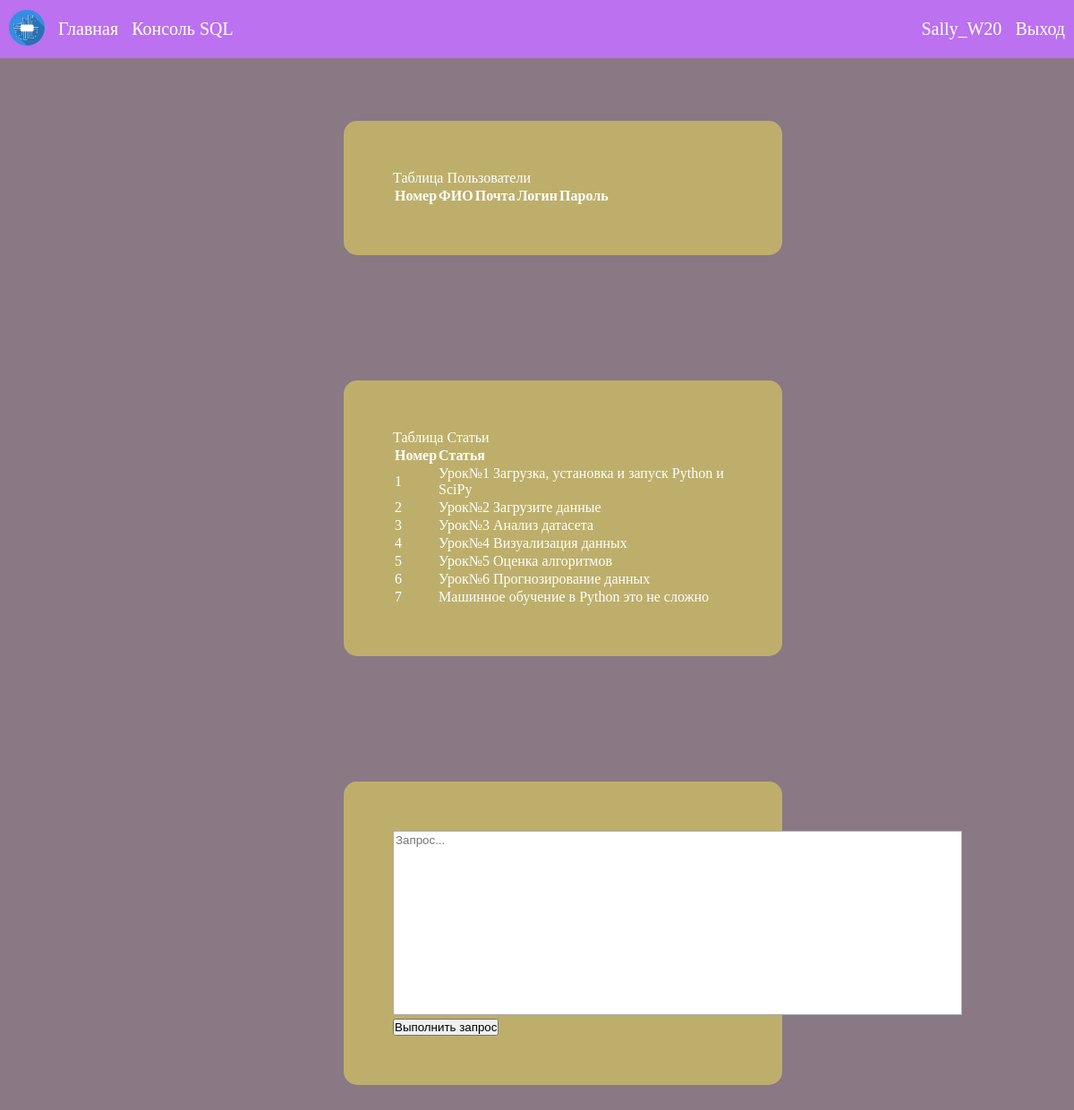
Page /console.php (signed in) on the committed database.
### tables this page shows
create table state(
id int primary key auto_increment not null,
title varchar(100) not null
);

### console.php (the view, shortened to what this page needs)
<!DOCTYPE html>
<html lang="ru">
<head>
    <link rel="stylesheet" href="CSS/style.css">
    <link rel="stylesheet" href="CSS/main.css">
    <link rel="stylesheet" href="CSS/block.css">
</head>
<body>
<div class="header">
    <div class="header__section">
        <div><a href="index.php"><img class="logo" src="img/logo.png" alt="Машинное обучение"/></a></div>
        <div class="header__item headerButton"><a class="panel" href="admin.php">Главная</a></div>
        <div class="header__item headerButton"><a class="panel" href="console.php">Консоль SQL</a></div>
    </div>
    <div class="header__section">
        <?php
        if (isset($_SESSION['login'])) {
            $login = $_SESSION['login'];
        ?>
            <div class="header__item headerButton">
                <a class="panel">
                    <?php echo $login;?>
                </a>
            </div>
            <div class="header__item headerButton">
                <a href='logout.php' class='panel'>
                    Выход
                </a>
            </div>
        <?php } ?>
    </div>
</div>
<main>
    <div class="features">
        <div class="block">
            <?php
                $conn = new mysqli("localhost", "artem", "A331166a", "site");
                $sql = "SELECT * FROM users";
                if($result = $conn->query($sql)){
                echo 'Таблица Пользователи';
                echo "<table><tr><th>Номер</th><th>ФИО</th><th>Почта</th><th>Логин</th><th>Пароль</th></tr>";
                echo "</table>";
                } else{
                    echo "Ошибка: " . $conn->error;
                }
            ?>
        </div>
    </div>
    <div class="features">
        <div class="block">
        <?php
                $conn = new mysqli("localhost", "artem", "A331166a", "site");
                $sql = "SELECT * FROM state";
                if($result = $conn->query($sql)){
                    echo 'Таблица Статьи';
                    echo "<table><tr><th>Номер</th><th>Статья</th></tr>";
                    foreach($result as $row){
                        echo "<tr>";
                        echo "<td>" . $row["id"] . "</td>";
                        echo "<td>" . $row["title"] . "</td>";
                        echo "</tr>";
                    }
                    echo "</table>";
                    } else{
                        echo "Ошибка: " . $conn->error;
                    }
            ?>
        </div>
    </div>
    <div class="features">
        <div class="block">
            <form method="post">
                <textarea name="sqlConsole" style="resize: none; height: 200px; width: 630px;" placeholder="Запрос..."></textarea>
                <input type="submit" value="Выполнить запрос"/>
            </form>
        </div>
    </div>
</main>
</body>
</html>

### CSS/style.css (style rules this page uses)
* { padding: 0; margin: 0; }
a { color: #fff; }
textarea { color: initial; display: inline-block; background-color: white; resize: auto; cursor: text; white-space: pre-wrap; overflow-wrap: break-word; font: 400 13.3333px Arial; border-width: 1px; border-style: solid; border-color: rgb(169, 169, 169); padding: 2px; }
.panel { color: #fff; text-decoration: none; }
body { background: #8A7885; }
.logo { width: 40px; height: 40px; }
.header { display: flex; height: 45px; justify-content: space-between; padding: 10px; background-color: #BB71F0; color: #fff; font-family: 'Uni Sans'; }
.header__section { display: flex; align-items: center; }
.header__item { padding: 10px, 15px; font-size: 20px; margin-left: 15px; }
.headerButton { cursor: pointer; }
.features { float: left; color: white; margin-top: 50px; text-align: left; width: 45%; }
.features { max-width: 800px; margin: 20px 32%; }

### CSS/block.css (style rules this page uses)
.block { margin: 50px; padding: 55px; background: #BDAF6B; border-radius: 15px; max-width: 10000px; max-height: 100000000000px; margin-left: auto; }

### rows in the picture
state: id "1", title "Урок№1 Загрузка, установка и запуск Python и SciPy"
state: id "2", title "Урок№2 Загрузите данные"
state: id "3", title "Урок№3 Анализ датасета"
state: id "4", title "Урок№4 Визуализация данных"
state: id "5", title "Урок№5 Оценка алгоритмов"
state: id "6", title "Урок№6 Прогнозирование данных"
state: id "7", title "Машинное обучение в Python это не сложно"

### other values in the picture
$login "Sally_W20"
